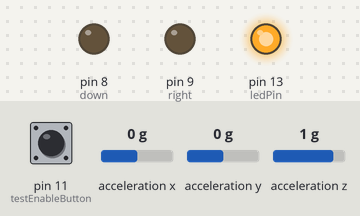
Recording of a sketch running on a simulated Arduino Leonardo, built with avr-gcc and run on an emulated ATmega32U4. Shown: output pins drawn as LEDs (lit = HIGH). The inputs (shaded band) are chosen by the test bench; at power-on: pin 11 (testEnableButton) HIGH, acceleration x 0 g, acceleration y 0 g, acceleration z 1 g. What the sketch prints to the serial monitor is not drawn.

Above: at 1.2 s.
1.3 s: pin 11 (testEnableButton) pulled LOW for 0.25 s
At 2.4 s:
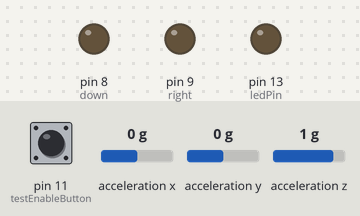
3.1 s: pin 11 (testEnableButton) pulled LOW for 1 s
At 4.7 s:
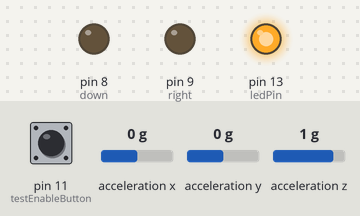
5.6 s: acceleration x set to -1.4 g
8.6 s: pin 11 (testEnableButton) pulled LOW for 3.2 s
At 13.1 s:
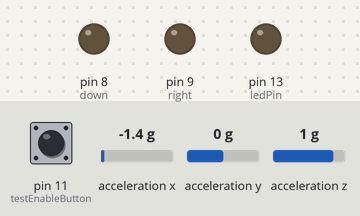
Timing chart, 0 to 14.3 s (numbered marks = the images above; inputs shaded):
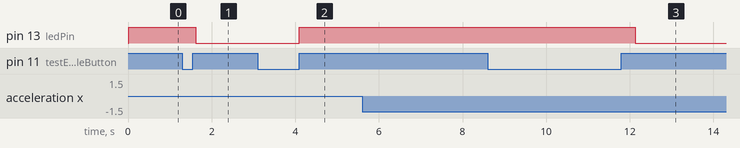

The sketch:

buttonSimADXL345_2.ino
```cpp
#include <Wire.h>
#include <Adafruit_Sensor.h>
#include <Adafruit_ADXL345_U.h>

/* Assign a unique ID to this sensor at the same time */
Adafruit_ADXL345_Unified accel = Adafruit_ADXL345_Unified(12345);

//on/off button for accelerometer d-pad
int testFlag = HIGH;
int reading;
int previous = LOW;
long debounce = 200;
long time = 0;
int testEnableButton = 11; //for turning the d-pad on, so you can test without losing control of the keyboard
int ledPin = 13;

//button press simulation
int up = A2;
int down = 8;
int left = 10;
int right = 9;

void displaySensorDetails(void)
{
  sensor_t sensor;
  accel.getSensor(&sensor);
}

void setup(void)
{
  pinMode(testEnableButton, INPUT_PULLUP);
  pinMode(ledPin, OUTPUT);

#ifndef ESP8266
  while (!Serial); // for Leonardo/Micro/Zero
#endif
  Serial.begin(9600);
  Serial.println("Accelerometer D-pad Test"); Serial.println("");

  /* Initialise the sensor */
  if(!accel.begin())
  {
    /* There was a problem detecting the ADXL345 ... check your connections */
    Serial.println("Ooops, no ADXL345 detected ... Check your wiring!");
    while(1);
  }

  accel.setRange(ADXL345_RANGE_2_G);
  displaySensorDetails();
  Serial.println("");
}

void loop(void)
{
  sensors_event_t event;
  accel.getEvent(&event);

  /* Display the results (acceleration is measured in m/s^2) */
  /*Serial.print("X: "); Serial.print(event.acceleration.x); Serial.print("  ");
  Serial.print("Y: "); Serial.print(event.acceleration.y); Serial.print("  ");
  Serial.print("Z: "); Serial.print(event.acceleration.z); Serial.print("  ");Serial.println("m/s^2 ");*/

  reading = digitalRead(testEnableButton);
  if (reading == HIGH && previous == LOW && millis() - time > debounce) {
    if (testFlag == HIGH)
      testFlag = LOW;
    else
      testFlag = HIGH;

    time = millis();
  }
  previous = reading;
  processAccelerometer(event.acceleration.x,event.acceleration.y, event.acceleration.z);
  //delay(10); //vary delay based on demands
}


void processAccelerometer(int16_t XReading, int16_t YReading, int16_t ZReading)
{
  if (testFlag == HIGH ){
    digitalWrite(ledPin, HIGH);
      if( XReading > 3.75 ){
          digitalWrite(left, LOW); // RCtxBtn is the number of the digital pin
          pinMode(left, OUTPUT);  // Pull the signal low to activate button
          delay(100);  // Wait half a second
          pinMode(left, INPUT);  // Release the button.
          delay(100);  // Wait half a second
      }
      if( XReading < -5 ){
          digitalWrite(right, LOW); // RCtxBtn is the number of the digital pin
          pinMode(right, OUTPUT);  // Pull the signal low to activate button
          delay(100);  // Wait half a second
          pinMode(right, INPUT);  // Release the button.
          delay(100);  // Wait half a second
      }
      if( YReading < -15 ){
          //Serial.println("go up");
          digitalWrite(up, LOW); // RCtxBtn is the number of the digital pin
          pinMode(up, OUTPUT);  // Pull the signal low to activate button
          delay(100);  // Wait half a second
          pinMode(up, INPUT);  // Release the button.
          delay(100);  // Wait half a second
      }
      if( YReading > -6 ){
          digitalWrite(down, LOW); // RCtxBtn is the number of the digital pin
          pinMode(down, OUTPUT);  // Pull the signal low to activate button
          delay(100);  // Wait half a second
          pinMode(down, INPUT);  // Release the button.
          delay(100);  // Wait half a second
      }
  }

  else{
    digitalWrite(ledPin, LOW);
    return;
  }
}
```

Measured:
- after the input at 1.3 s, pin 13 (ledPin): HIGH → LOW after 0.32 s
- after the input at 3.1 s, pin 13 (ledPin): LOW → HIGH after 1.0 s
- after the input at 8.6 s, pin 13 (ledPin): HIGH → LOW after 3.5 s
